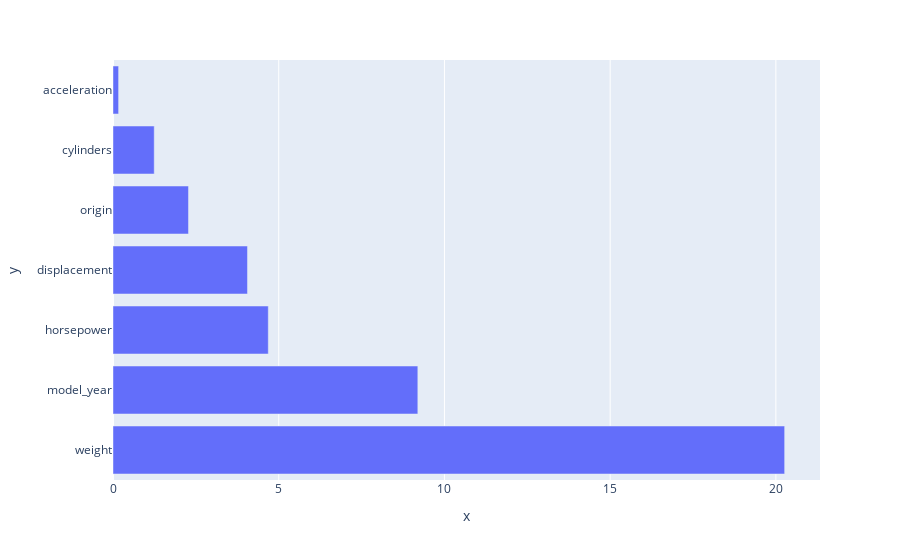

The code cell stored with this chart in its notebook:
### Code cell
importance_ridge = np.abs(ridge.coef_[0])
feature_names = np.array(columns)
imp_ridge = pd.DataFrame({'feature_names':feature_names, 'importance':importance_ridge}).sort_values(by='importance', 
                                                                                           ascending=False)
px.bar(x=imp_ridge.importance, y=imp_ridge.feature_names)

### Figure 1 — Plotly figure (JSON) as saved in the notebook; plotly's stock layout.template omitted (floating-point values rounded to 4 significant figures)
{"data": [{"alignmentgroup": "True", "hovertemplate": "x=%{x}<br>y=%{y}<extra></extra>", "legendgroup": "", "marker": {"color": "#636efa", "pattern": {"shape": ""}}, "name": "", "offsetgroup": "", "orientation": "h", "showlegend": false, "textposition": "auto", "type": "bar", "x": [20.26, 9.197, 4.685, 4.057, 2.277, 1.244, 0.169], "xaxis": "x", "y": ["weight", "model_year", "horsepower", "displacement", "origin", "cylinders", "acceleration"], "yaxis": "y"}], "layout": {"barmode": "relative", "legend": {"tracegroupgap": 0}, "margin": {"t": 60}, "xaxis": {"anchor": "y", "domain": [0, 1], "title": {"text": "x"}}, "yaxis": {"anchor": "x", "domain": [0, 1], "title": {"text": "y"}}}}
